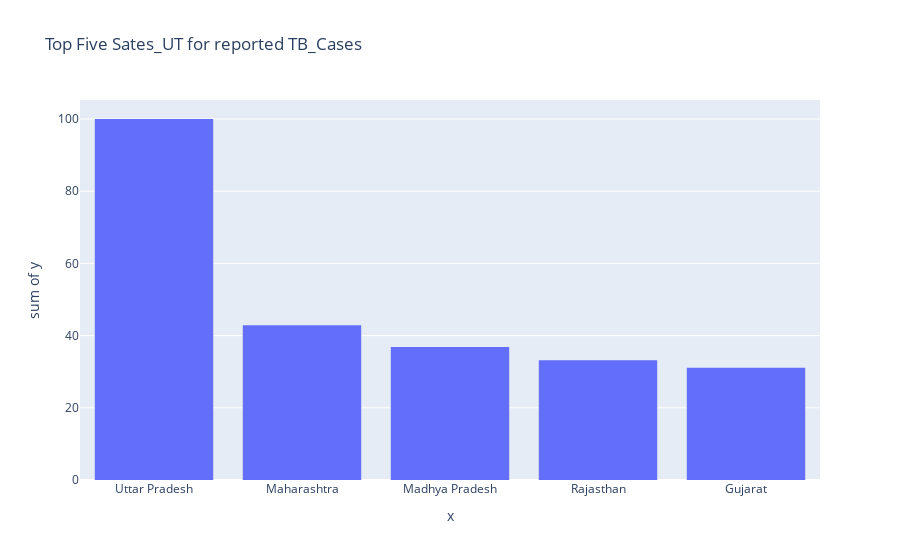

Write notebook code for a chart like this one.
### Code cell
top5=tbdata.sort_values(by=["TB_Cases_Scaling"],ascending=False).head()
fig3=px.histogram(x=top5.State_UT,y=top5.TB_Cases_Scaling,title="Top Five Sates_UT for reported TB_Cases")
fig3.show()

### Figure 1 — Plotly figure (JSON) as saved in the notebook; plotly's stock layout.template omitted (floating-point values rounded to 4 significant figures)
{"data": [{"alignmentgroup": "True", "bingroup": "x", "histfunc": "sum", "hovertemplate": "x=%{x}<br>sum of y=%{y}<extra></extra>", "legendgroup": "", "marker": {"color": "#636efa", "pattern": {"shape": ""}}, "name": "", "offsetgroup": "", "orientation": "v", "showlegend": false, "type": "histogram", "x": ["Uttar Pradesh", "Maharashtra", "Madhya Pradesh", "Rajasthan", "Gujarat"], "xaxis": "x", "y": [100, 42.86, 36.83, 33.16, 31.08], "yaxis": "y"}], "layout": {"barmode": "relative", "legend": {"tracegroupgap": 0}, "title": {"text": "Top Five Sates_UT for reported TB_Cases"}, "xaxis": {"anchor": "y", "domain": [0, 1], "title": {"text": "x"}}, "yaxis": {"anchor": "x", "domain": [0, 1], "title": {"text": "sum of y"}}}}
